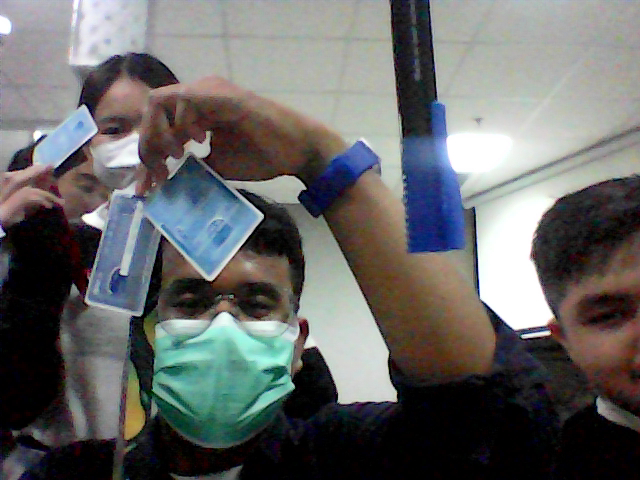
#> input picture __compat/color_detection/img/sample_blue.jpg, 640 x 480 px, given in place of the camera
$ python main.py
#> lines starting #> are read from the running program, lines starting #| are printed output that depends on the picture; after the words box and inside, x2 and y2 are one past the last pixel; in counts of white or black regions, pixels touching at a corner belong together
#> further down, frame is the input picture: shape (480, 640, 3); mean B, G, R 103.5, 104.1, 103.3
### __compat/color_detection/detector.py
"""Color finder with opencv"""

import cv2
import numpy as np


def detect_rgb(
    frame,
    red_low,
    red_hi,
    green_low,
    green_hi,
    blue_low,
    blue_hi,
):
    hsv_frame = cv2.cvtColor(frame, cv2.COLOR_BGR2HSV)
#> hsv_frame: shape (480, 640, 3); mean H, S, V 64.1, 71.8, 114.4

    red_mask = cv2.inRange(
        hsv_frame, np.array(red_low, np.uint8), np.array(red_hi, np.uint8)
    )
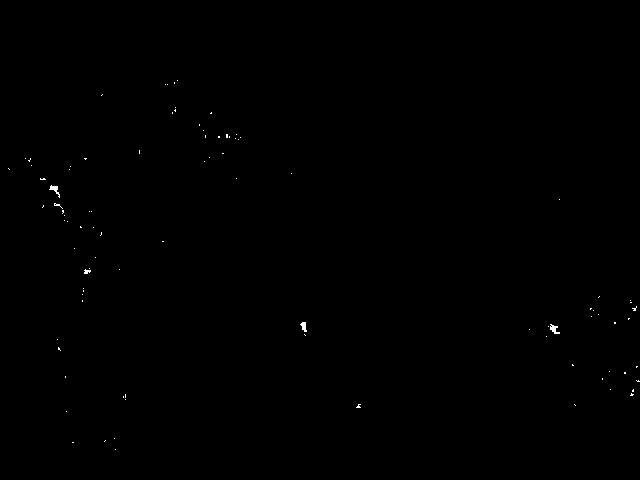
#> red_mask: shape (480, 640); 0.13% white in thin lines or dots, all inside (x1, y1, x2, y2) = (8, 80, 640, 450)
    green_mask = cv2.inRange(
        hsv_frame, np.array(green_low, np.uint8), np.array(green_hi, np.uint8)
    )
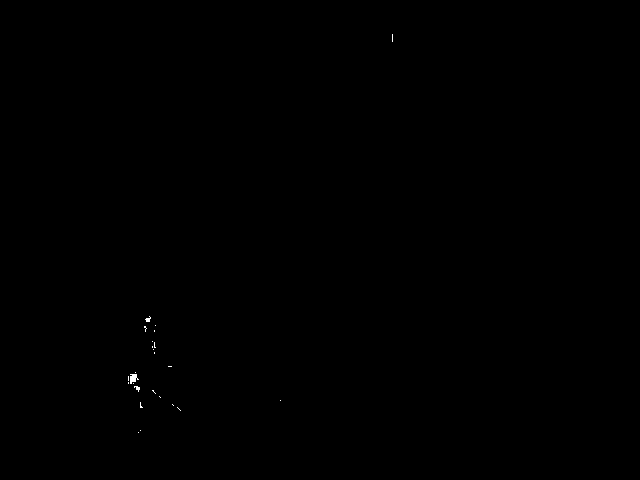
#> green_mask: shape (480, 640); 0.05% white; 25 white regions (23 under 20 px), largest, box (x1, y1, x2, y2) and area: (130, 374, 139, 384) 57, (145, 316, 151, 322) 20
    blue_mask = cv2.inRange(
        hsv_frame, np.array(blue_low, np.uint8), np.array(blue_hi, np.uint8)
    )
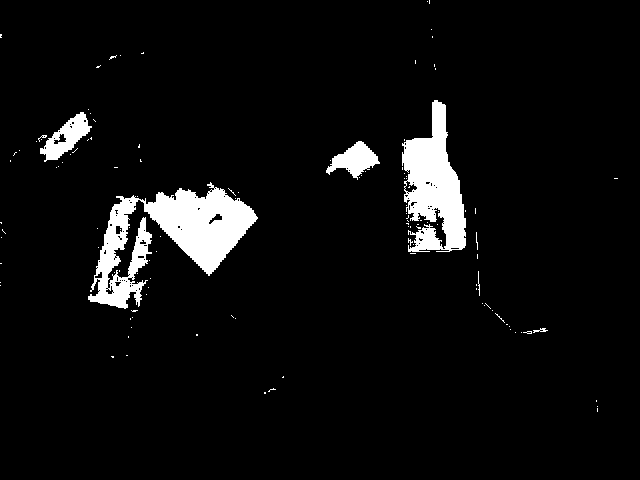
#> blue_mask: shape (480, 640); 5.5% white; 121 white regions (115 under 20 px), largest, box (x1, y1, x2, y2) and area: (88, 182, 258, 309) 8742, (402, 100, 466, 252) 5637, (40, 112, 92, 162) 1082, (326, 141, 380, 180) 1012, (533, 328, 548, 333) 35, (478, 271, 480, 296) 27

    kernel = np.ones((5, 5), "uint8")

    # Dilating
    red_mask = cv2.dilate(red_mask, kernel)
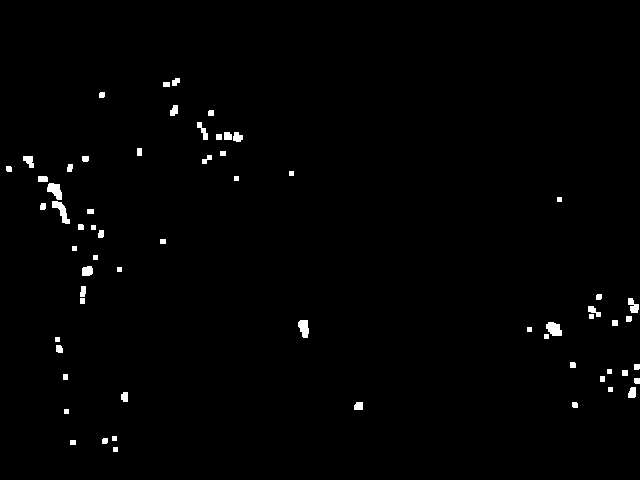
#> red_mask: shape (480, 640); 1% white; 63 white regions, largest, box (x1, y1, x2, y2) and area: (52, 201, 70, 224) 181, (546, 322, 562, 336) 168, (47, 183, 62, 200) 166
    green_mask = cv2.dilate(green_mask, kernel)
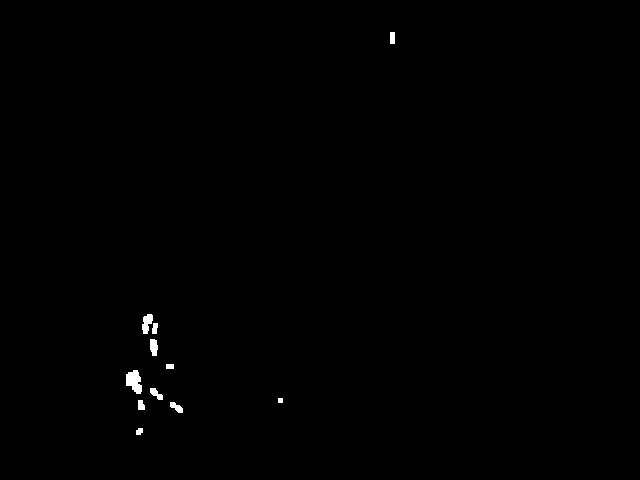
#> green_mask: shape (480, 640); 0.32% white; 11 white regions, largest, box (x1, y1, x2, y2) and area: (126, 370, 142, 394) 267, (142, 314, 153, 334) 146, (150, 339, 158, 356) 112
    blue_mask = cv2.dilate(blue_mask, kernel)
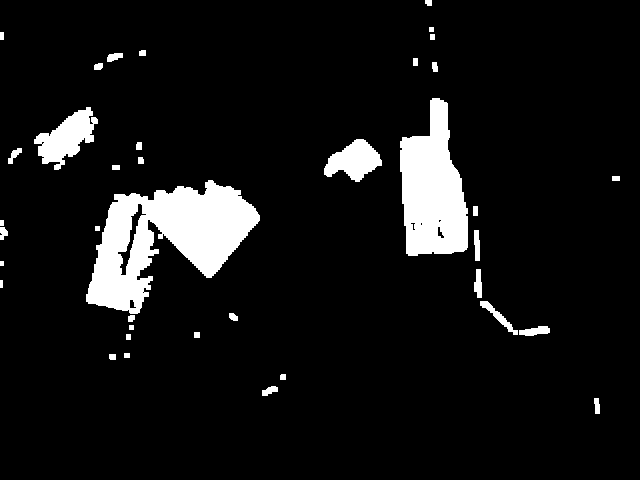
#> blue_mask: shape (480, 640); 8.1% white; 38 white regions

    # NOTE: This remains unused.
    # and bitwise
    # res_red = cv2.bitwise_and(frame, frame, mask=red_mask)
    # res_green = cv2.bitwise_and(frame, frame, mask=green_mask)
    # res_blue = cv2.bitwise_and(frame, frame, mask=blue_mask)

    # Creating contour to track red color
    contours, hierarchy = cv2.findContours(
        red_mask, cv2.RETR_TREE, cv2.CHAIN_APPROX_SIMPLE
    )
#> contours = 63 contours, 16 with area under 20; largest, box (x1, y1, x2, y2) and area: (52, 201, 70, 224) 147, (546, 322, 562, 336) 142, (47, 183, 62, 200) 140, (298, 320, 309, 338) 125, (628, 298, 639, 313) 82

    for contour in contours:
        area = cv2.contourArea(contour)
        if area > 300:
            x, y, w, h = cv2.boundingRect(contour)
            frame = cv2.rectangle(frame, (x, y), (x + w, y + h), (0, 0, 255), 2)

            cv2.putText(
                frame, "Red Colour", (x, y), cv2.FONT_HERSHEY_SIMPLEX, 1.0, (0, 0, 255)
            )
#> this loop made 63 passes
#> area on passes 3, 6, 7, 8, 9, 11, 16, 17, 18, 22, 24, 25: 24, 24, 52, 47, 60, 24.5, 24.5, 24.5, 37.5, 142.5, 125, 24.5
#> (contour, area) on passes 2, 12, 13, 14, 23, 29: ([[70, 440], [70, 444], [75, 444], [75, 440]], 20), ([[600, 376], [600, 381], [604, 381], [604, 376]], 20), ([[63, 374], [63, 379], [67, 379], [67, 374]], 20), ([[622, 370], [622, 375], [627, 375], [627, 370]], 25), ([[612, 320], [612, 325], [617, 325], [617, 320]], 25), ([[80, 298], [80, 303], [84, 303], [84, 298]], 20)

    # Creating contour to track green color
    contours, hierarchy = cv2.findContours(
        green_mask, cv2.RETR_TREE, cv2.CHAIN_APPROX_SIMPLE
    )
#> contours = 11 contours, 1 with area under 20; largest, box (x1, y1, x2, y2) and area: (126, 370, 142, 394) 231, (142, 314, 153, 334) 119, (150, 339, 158, 356) 90, (150, 388, 163, 400) 66, (170, 402, 183, 413) 65

    for contour in contours:
        area = cv2.contourArea(contour)
        if area > 300:
            x, y, w, h = cv2.boundingRect(contour)
            frame = cv2.rectangle(frame, (x, y), (x + w, y + h), (0, 255, 0), 2)

            cv2.putText(
                frame,
                "Green Colour",
                (x, y),
                cv2.FONT_HERSHEY_SIMPLEX,
                1.0,
                (0, 255, 0),
            )
#> this loop made 11 passes
#> area on passes 1, 2, 3, 5, 6, 8, 9, 10: 29, 65, 46, 65.5, 231, 90.5, 40, 119
#> (contour, area) on passes 7, 11: ([[166, 364], [166, 368], [173, 368], [173, 364]], 28), ([[390, 32], [390, 43], [394, 43], [394, 32]], 44)

    # Creating contour to track blue color
    contours, hierarchy = cv2.findContours(
        blue_mask, cv2.RETR_TREE, cv2.CHAIN_APPROX_SIMPLE
    )
#> contours = 46 contours, 10 with area under 20; largest, box (x1, y1, x2, y2) and area: (86, 180, 260, 314) 11884, (400, 98, 468, 256) 7300, (34, 107, 98, 170) 1825, (324, 139, 382, 182) 1382, (117, 203, 147, 276) 470

    for contour in contours:
        area = cv2.contourArea(contour)
        if area > 300:
            x, y, w, h = cv2.boundingRect(contour)
            frame = cv2.rectangle(frame, (x, y), (x + w, y + h), (255, 0, 0), 2)

            cv2.putText(
                frame,
                "Blue Colour",
                (x, y),
                cv2.FONT_HERSHEY_SIMPLEX,
                1.0,
                (255, 0, 0),
            )
#> this loop made 46 passes
#> (area, x, y, w, h) on passes 21, 24, 30, 31, 33: (11884, 86, 180, 174, 134), (469.5, 117, 203, 30, 73), (1381.5, 324, 139, 58, 43), (1825, 34, 107, 64, 63), (7299.5, 400, 98, 68, 158)
#> area on passes 1, 2, 3, 4, 8, 10: 60, 80.5, 24.5, 29.5, 177, 31
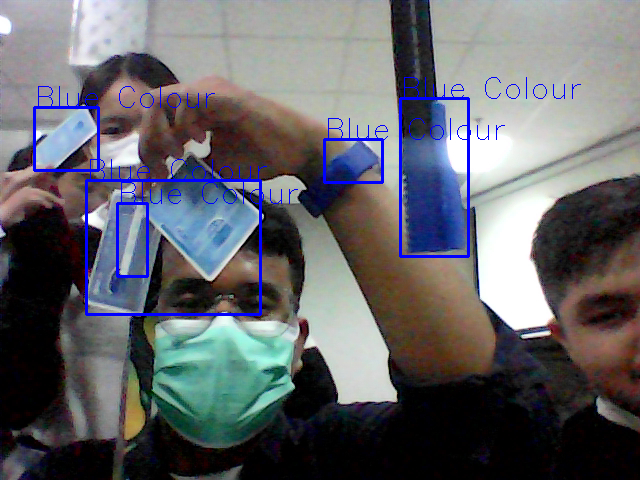
#> frame: shape (480, 640, 3); 2.24% of pixels changed, all inside (x1, y1, x2, y2) = (33, 77, 581, 316)

    return frame

### __compat/color_detection/main.py
import cv2
import detector
import time

# TODO: EDIT VALUE CONFIG HERE
# NOTE: low-high hsv value depends on what camera you're using
RED_LOW = [140, 166, 58]
RED_HIGH = [179, 255, 255]

GREEN_LOW = [36, 88, 83]
GREEN_HIGH = [68, 255, 255]

BLUE_LOW = [95, 66, 109]
BLUE_HIGH = [130, 255, 255]


# [23 lines of commented-out code are left out]
cap = cv2.VideoCapture(0)

while True:
    _, frame = cap.read()
    processed = detector.detect_rgb(
        frame=frame,
        red_low=RED_LOW,
        red_hi=RED_HIGH,
        green_low=GREEN_LOW,
        green_hi=GREEN_HIGH,
        blue_low=BLUE_LOW,
        blue_hi=BLUE_HIGH,
    )

    cv2.imshow("Capt", processed)
    if cv2.waitKey(1) & 0xFF == ord("q"):
#> (key q is pressed here)
        break

cap.release()

cv2.destroyAllWindows()

$ run again, on __compat/color_detection/img/sample_green.jpg
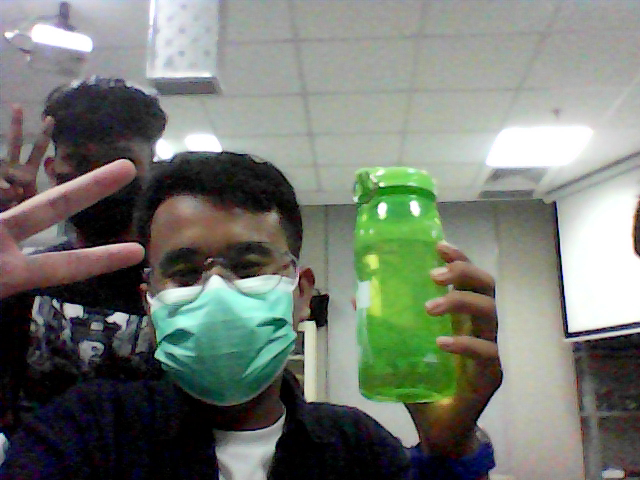
#> input picture __compat/color_detection/img/sample_green.jpg, 640 x 480 px, given in place of the camera
#> frame is the input picture: shape (480, 640, 3); mean B, G, R 114, 123, 117.3
#> hsv_frame: shape (480, 640, 3); mean H, S, V 64.4, 62.1, 129.3
#> in detect_rgb, `green_mask = cv2.inRange( hsv_frame, np.array(green_low, np.uint8), np..`:
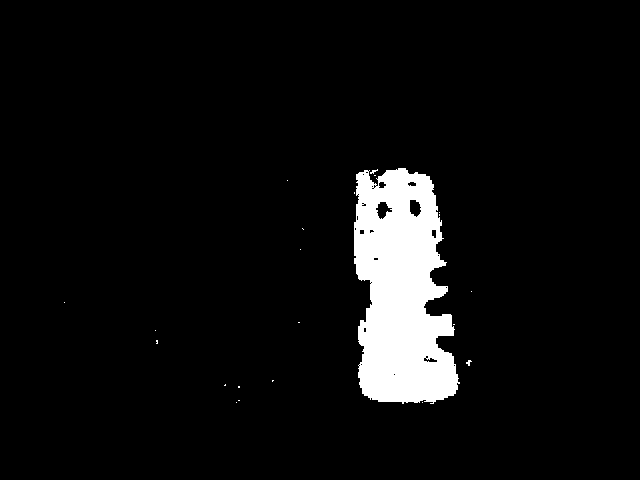
#> green_mask: shape (480, 640); 6% white; 22 white regions (21 under 20 px), largest, box (x1, y1, x2, y2) and area: (354, 168, 460, 404) 18298
#> in detect_rgb, `contours, hierarchy = cv2.findContours( red_mask, cv2.RETR_TREE, cv2.C..`: contours = 34 contours, 15 with area under 20; largest, box (x1, y1, x2, y2) and area: (301, 270, 314, 284) 108, (42, 156, 56, 169) 100, (22, 186, 36, 201) 96, (144, 242, 152, 252) 53, (0, 202, 11, 211) 53
#> the loop in detect_rgb, `for contour in contours:` made 34 passes
#> area on passes 8, 20, 22, 23, 24, 28, 29, 30: 34.5, 107.5, 53, 43, 44, 53, 36, 96
#> in detect_rgb, `contours, hierarchy = cv2.findContours( green_mask, cv2.RETR_TREE, cv2..`: contours = 17 contours, 6 with area under 20; largest, box (x1, y1, x2, y2) and area: (352, 166, 462, 406) 20414, (464, 358, 474, 368) 66, (411, 201, 419, 214) 62, (379, 203, 387, 217) 57, (154, 338, 160, 346) 35
#> the loop in detect_rgb, `for contour in contours:` made 17 passes
#> (area, x, y, w, h) on pass 14: (20414.5, 352, 166, 110, 240)
#> after the loop in detect_rgb, `for contour in contours:`:
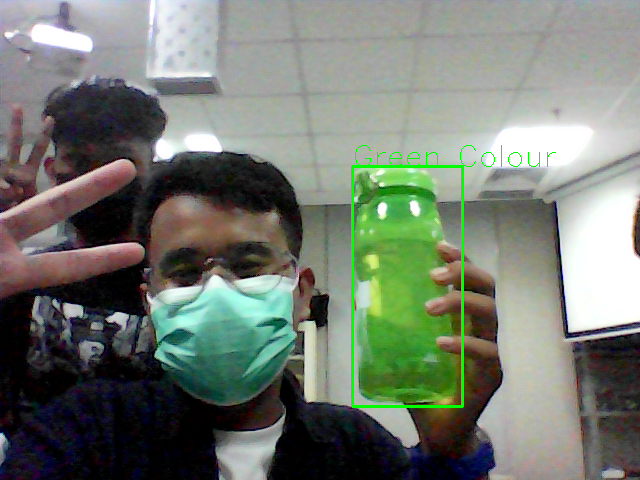
#> frame: shape (480, 640, 3); 0.81% of pixels changed, all inside (x1, y1, x2, y2) = (351, 145, 556, 408)
#> in detect_rgb, `contours, hierarchy = cv2.findContours( blue_mask, cv2.RETR_TREE, cv2...`: contours = 63 contours, 13 with area under 20; largest, box (x1, y1, x2, y2) and area: (579, 329, 618, 338) 165, (560, 290, 570, 327) 164, (34, 300, 48, 321) 138, (619, 323, 640, 332) 124, (123, 311, 132, 330) 112
#> the loop in detect_rgb, `for contour in contours:` made 63 passes
#> area on passes 2, 3, 4, 7, 10, 11, 13, 15: 83.5, 71, 20.5, 45, 100.5, 48, 37, 34.5
